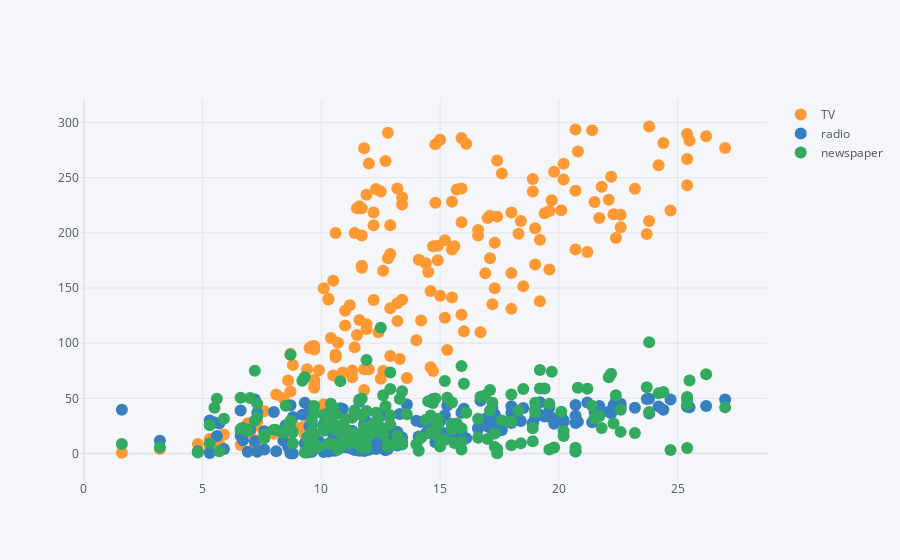

The notebook cell this image was saved under:
### Markdown cell above
## Réprésentations interactives avec `cufflinks`
[documentation](https://plot.ly/ipython-notebooks/cufflinks/).

### Code cell
advert.iplot(kind='scatter', x='sales', mode='markers')

### Figure 1 — Plotly figure (JSON) as saved in the notebook; plotly's stock layout.template omitted (floating-point values rounded to 4 significant figures; data arrays with more than 128 entries replaced by an {"elided": "..."} marker saying what was removed)
{"data": [{"line": {"color": "rgba(255, 153, 51, 1.0)", "dash": "solid", "shape": "linear", "width": 1.3}, "marker": {"size": 12, "symbol": "circle"}, "mode": "markers", "name": "TV", "text": "", "type": "scatter", "x": {"elided": "200 float values"}, "y": {"elided": "200 float values"}}, {"line": {"color": "rgba(55, 128, 191, 1.0)", "dash": "solid", "shape": "linear", "width": 1.3}, "marker": {"size": 12, "symbol": "circle"}, "mode": "markers", "name": "radio", "text": "", "type": "scatter", "x": {"elided": "200 float values"}, "y": {"elided": "200 float values"}}, {"line": {"color": "rgba(50, 171, 96, 1.0)", "dash": "solid", "shape": "linear", "width": 1.3}, "marker": {"size": 12, "symbol": "circle"}, "mode": "markers", "name": "newspaper", "text": "", "type": "scatter", "x": {"elided": "200 float values"}, "y": {"elided": "200 float values"}}], "layout": {"autosize": true, "legend": {"bgcolor": "#F5F6F9", "font": {"color": "#4D5663"}}, "paper_bgcolor": "#F5F6F9", "plot_bgcolor": "#F5F6F9", "title": {"font": {"color": "#4D5663"}}, "xaxis": {"autorange": true, "gridcolor": "#E1E5ED", "range": [-0.06582, 28.67], "showgrid": true, "tickfont": {"color": "#4D5663"}, "title": {"font": {"color": "#4D5663"}, "text": ""}, "type": "linear", "zerolinecolor": "#E1E5ED"}, "yaxis": {"autorange": true, "gridcolor": "#E1E5ED", "range": [-33.27, 329.7], "showgrid": true, "tickfont": {"color": "#4D5663"}, "title": {"font": {"color": "#4D5663"}, "text": ""}, "type": "linear", "zerolinecolor": "#E1E5ED"}}}
